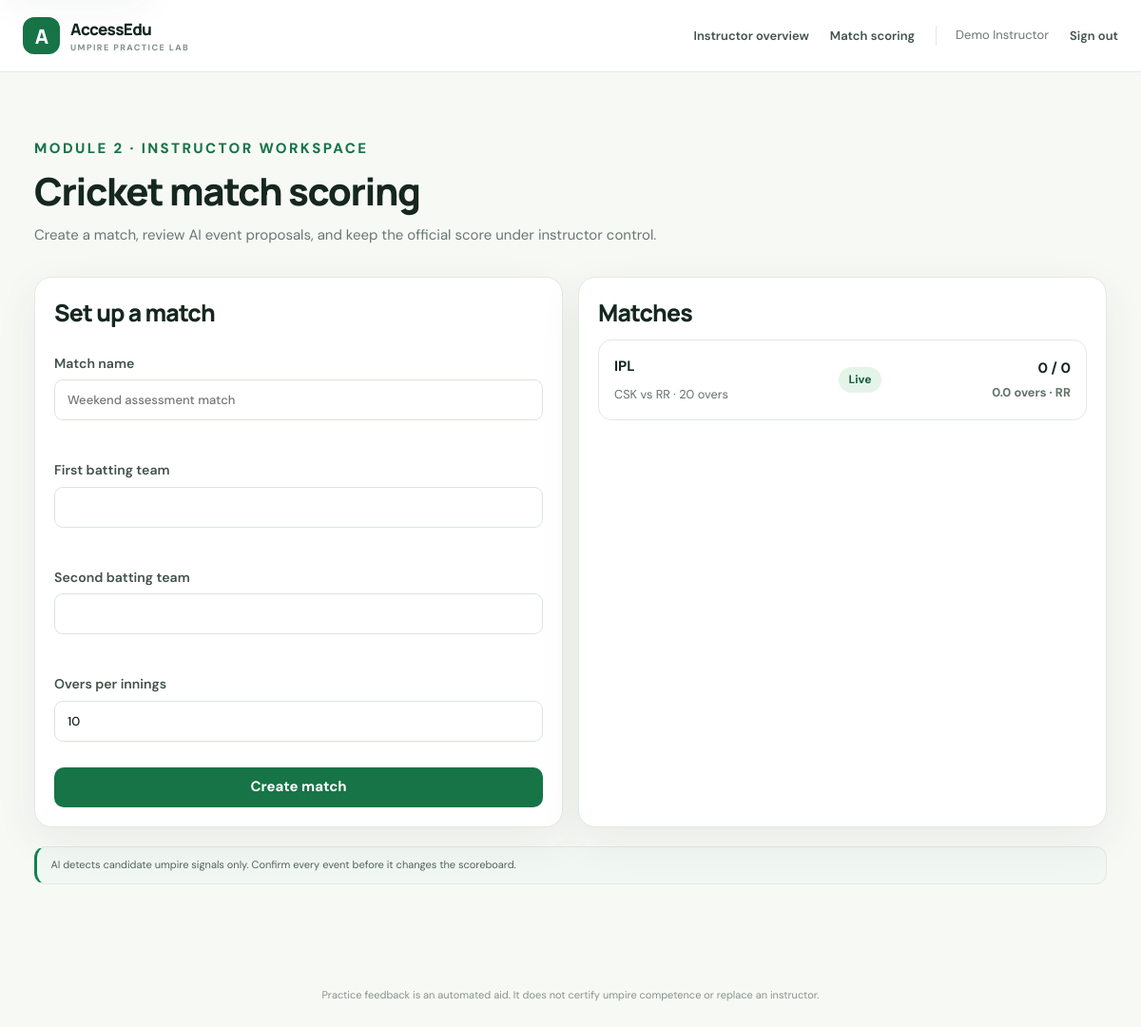
The app's page /matches (signed in) with its own data.
### tables this page shows
CREATE TABLE match_innings (
            id INTEGER PRIMARY KEY AUTOINCREMENT,
            match_id INTEGER NOT NULL REFERENCES matches(id),
            innings_no INTEGER NOT NULL,
            batting_team TEXT NOT NULL,
            runs INTEGER NOT NULL DEFAULT 0,
            wickets INTEGER NOT NULL DEFAULT 0,
            legal_balls INTEGER NOT NULL DEFAULT 0,
            wide_runs INTEGER NOT NULL DEFAULT 0,
            no_ball_runs INTEGER NOT NULL DEFAULT 0,
            status TEXT NOT NULL DEFAULT 'live' CHECK(status IN ('live','completed')),
            created_at TEXT NOT NULL,
            UNIQUE(match_id, innings_no)
        );

CREATE TABLE matches (
            id INTEGER PRIMARY KEY AUTOINCREMENT,
            title TEXT NOT NULL,
            home_team TEXT NOT NULL,
            away_team TEXT NOT NULL,
            overs_limit INTEGER NOT NULL,
            status TEXT NOT NULL DEFAULT 'live' CHECK(status IN ('live','completed')),
            created_by INTEGER NOT NULL REFERENCES users(id),
            created_at TEXT NOT NULL,
            completed_at TEXT
        );

### match_module.py (the view, shortened to what this page needs)
    @bp.route("", methods=["GET", "POST"])
    @role_required("instructor")
    def index():
        db = database()
        matches = db.execute(
            "SELECT m.*,i.runs,i.wickets,i.legal_balls,i.batting_team FROM matches m "
            "LEFT JOIN match_innings i ON i.match_id=m.id AND i.status='live' "
            "ORDER BY CASE m.status WHEN 'live' THEN 0 ELSE 1 END,m.id DESC"
        ).fetchall()
        return render_template("matches.html", matches=matches)

### app.py (called while the page is built)
@app.context_processor
def inject_csrf_token():
    def csrf_token():
        if "csrf_token" not in session:
            session["csrf_token"] = secrets.token_urlsafe(32)
        return session["csrf_token"]
    return {"csrf_token": csrf_token}

@app.before_request
def protect_form_posts():
    if request.method == "POST":
        submitted = request.form.get("csrf_token", "")
        expected = session.get("csrf_token", "")
        if not submitted or not expected or not hmac.compare_digest(submitted, expected):
            abort(400)

@app.after_request
def add_security_headers(response):
    response.headers.setdefault("X-Content-Type-Options", "nosniff")
    response.headers.setdefault("X-Frame-Options", "DENY")
    response.headers.setdefault("Referrer-Policy", "strict-origin-when-cross-origin")
    response.headers.setdefault("Permissions-Policy", "camera=(self), microphone=()")
    return response

def database():
    if "db" not in g:
        g.db = sqlite3.connect(app.config["DATABASE"])
        g.db.row_factory = sqlite3.Row
    return g.db

@app.teardown_appcontext
def close_database(_error=None):
    db = g.pop("db", None)
    if db is not None:
        db.close()

def login_required(view):
    @wraps(view)
    def wrapped(*args, **kwargs):
        if "user_id" not in session:
            return redirect(url_for("login", next=request.path))
        return view(*args, **kwargs)
    return wrapped

def role_required(role):
    def decorator(view):
        @wraps(view)
        @login_required
        def wrapped(*args, **kwargs):
            if session.get("role") != role:
                abort(403)
            return view(*args, **kwargs)
        return wrapped
    return decorator

### app/templates/matches.html (shortened to what this page needs)
{% extends "base.html" %}
{% block content %}
<section class="page-heading"><div><p class="eyebrow">MODULE 2 · INSTRUCTOR WORKSPACE</p><h1>Cricket match scoring</h1><p>Create a match, review AI event proposals, and keep the official score under instructor control.</p></div></section>
<div class="match-layout">
  <section class="panel"><h2>Set up a match</h2><form method="post" class="stack-form">
    <label>Match name<input name="title" maxlength="100" required placeholder="Weekend assessment match"></label>
    <label>First batting team<input name="home_team" maxlength="80" required></label>
    <label>Second batting team<input name="away_team" maxlength="80" required></label>
    <label>Overs per innings<input name="overs_limit" type="number" min="1" max="50" value="10" required></label>
    <button class="button primary">Create match</button>
  </form></section>
  <section class="panel"><h2>Matches</h2>{% if matches %}<div class="match-list">{% for match in matches %}<a class="match-list-item" href="{{ url_for('matches.detail', match_id=match.id) }}"><span><strong>{{ match.title }}</strong><small>{{ match.home_team }} vs {{ match.away_team }} · {{ match.overs_limit }} overs</small></span><span class="match-status {{ match.status }}">{{ match.status|title }}</span>{% if match.batting_team %}<b>{{ match.runs }} / {{ match.wickets }}<small>{{ match.legal_balls // 6 }}.{{ match.legal_balls % 6 }} overs · {{ match.batting_team }}</small></b>{% endif %}</a>{% endfor %}</div>{% else %}<p class="muted">No matches yet. Create one to start scoring.</p>{% endif %}</section>
</div>
<p class="notice">AI detects candidate umpire signals only. Confirm every event before it changes the scoreboard.</p>
{% endblock %}

### app/static/style.css (style rules this page uses)
:root { --ink:#15271f;--muted:#69786f;--line:#e2e9e3;--paper:#f7f9f5;--green:#167447;--green-dark:#105b38;--lime:#d9f36d;--white:#fff;--red:#a53d37;--shadow:0 14px 45px rgba(24,54,38,.07) }
* { box-sizing:border-box }
body { margin:0;background:var(--paper);color:var(--ink);font-family:'DM Sans',sans-serif;font-size:15px;line-height:1.55 }
h1,h2,h3 { font-family:Manrope,sans-serif;letter-spacing:-.035em;line-height:1.16;margin:0 }
h1 { font-size:clamp(2.1rem,4.5vw,3.35rem);font-weight:800 }
h2 { font-size:1.55rem;font-weight:750 }
p { color:var(--muted);margin:.7rem 0 0 }
.eyebrow { color:var(--green);font-size:10px;font-weight:800;letter-spacing:.16em;margin-bottom:10px }
.page-heading { display:flex;justify-content:space-between;align-items:flex-end;gap:20px;margin:10px 0 32px }
.page-heading h1 { font-size:2.5rem }
.page-heading p { font-size:15px }
.stat-card,.panel,.result-card { background:#fff;border:1px solid var(--line);border-radius:17px;box-shadow:var(--shadow) }
.panel label,.create-form label { display:grid;gap:7px;color:#425249;font-size:11px;font-weight:700;margin:15px 0 }
.panel input,.panel textarea,.panel select { width:100%;border:1px solid #dce5dd;border-radius:9px;background:#fff;padding:12px 13px;font:500 13px 'DM Sans';color:var(--ink);outline:0 }
.button { display:inline-flex;align-items:center;justify-content:center;gap:15px;padding:12px 17px;border-radius:9px;text-decoration:none;border:1px solid transparent;cursor:pointer;font:700 12px 'DM Sans';transition:.15s }
.button.primary { background:var(--green);color:#fff }
.notice { margin:20px 0;background:#fff;border:1px solid var(--line);border-radius:12px;padding:15px 18px;color:var(--muted);font-size:11px }
button,input,textarea,select { font:inherit }
button { color:inherit }
.match-layout { display: grid; grid-template-columns: repeat(2, minmax(0, 1fr)); gap: 1rem; margin: 1.25rem 0; }
.match-layout .panel, .proposals-panel, .match-detail > .panel { min-width: 0; }
.match-list { display: grid; gap: .65rem; }
.match-list-item { display: flex; align-items: center; justify-content: space-between; gap: 1rem; padding: 1rem; border: 1px solid var(--line, #dce5df); border-radius: 14px; color: inherit; text-decoration: none; }
.match-list-item span:first-child { display: grid; gap: .25rem; }
.match-list-item small, .match-events small { display: block; color: #63736a; font-size: .8rem; margin-top: .22rem; }
.match-list-item > b { text-align: right; white-space: nowrap; }
.match-status, .event-state, .count-pill { display: inline-flex; align-items: center; border-radius: 999px; padding: .25rem .65rem; font-size: .76rem; font-weight: 700; background: #edf2ee; color: #476052; }
.match-status.live, .event-state.confirmed, .event-state.corrected { color: #11613b; background: #e4f4e9; }
.match-layout .panel, .proposals-panel, .score-card, .completed-panel { padding: 1.25rem; border: 1px solid var(--line, #dce5df); border-radius: 18px; background: #fff; }
.section-title h2, .match-layout h2 { margin: .2rem 0 .8rem; }
.stack-form { display: grid; gap: .75rem; }
.stack-form label { display: grid; gap: .35rem; font-size: .88rem; font-weight: 600; }
.stack-form input, .stack-form select { width: 100%; }
.button { display: inline-flex; align-items: center; justify-content: center; min-height: 40px; border: 0; border-radius: 10px; padding: .6rem .9rem; font: inherit; font-weight: 700; text-decoration: none; cursor: pointer; }
.button.primary { color: #fff; background: #167447; }
.notice { border-left: 3px solid #16804c; padding: .65rem .9rem; color: #53635a; background: #f1f7f2; }

### records on screen
match_innings: title "IPL", home_team "CSK", away_team "RR", overs_limit "20", status "Live", runs "0", wickets "0", legal_balls "0", match.legal_balls%6 "0", batting_team "RR"

### other values on screen
{{ session.get('display_name') }} "Demo Instructor"
